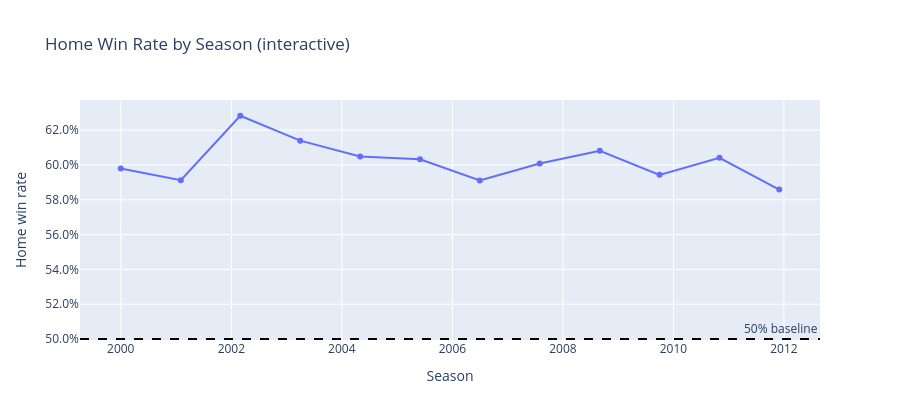

The cell this chart's notebook holds for it:
### Markdown cell above
An interactive plotly version of the home win rate chart for hover-over inspection (requires `pip install plotly`):

### Code cell
# Interactive plotly version of the home win rate trend (hover for exact values)
import plotly.express as px

plotly_fig = px.line(
    season_summary,
    x='SEASON_YEAR',
    y='home_win_rate',
    markers=True,
    title='Home Win Rate by Season (interactive)',
    labels={'home_win_rate': 'Home win rate', 'SEASON_YEAR': 'Season'},
)
plotly_fig.add_hline(y=0.5, line_dash='dash', line_color='black',
                     annotation_text='50% baseline')
plotly_fig.update_layout(yaxis_tickformat='.1%', height=420)
plotly_fig.show()

### Figure 1 — Plotly figure (JSON) as saved in the notebook; plotly's stock layout.template omitted (floating-point values rounded to 4 significant figures)
{"data": [{"hovertemplate": "Season=%{x}<br>Home win rate=%{y}<extra></extra>", "legendgroup": "", "line": {"color": "#636efa", "dash": "solid"}, "marker": {"symbol": "circle"}, "mode": "lines+markers", "name": "", "orientation": "v", "showlegend": false, "type": "scatter", "x": ["2000-01", "2001-02", "2002-03", "2003-04", "2004-05", "2005-06", "2006-07", "2007-08", "2008-09", "2009-10", "2010-11", "2011-12", "2012-13", "2013-14", "2014-15", "2015-16", "2016-17", "2017-18", "2018-19", "2019-20", "2020-21", "2021-22", "2022-23", "2023-24", "2024-25"], "xaxis": "x", "y": [0.598, 0.5913, 0.6283, 0.614, 0.6049, 0.6033, 0.5911, 0.6008, 0.6081, 0.5943, 0.6041, 0.5859, 0.6119, 0.5805, 0.5748, 0.5886, 0.5837, 0.5789, 0.5927, 0.5515, 0.5435, 0.5439, 0.5805, 0.5431, 0.5445], "yaxis": "y"}], "layout": {"annotations": [{"showarrow": false, "text": "50% baseline", "x": 1, "xanchor": "right", "xref": "x domain", "y": 0.5, "yanchor": "bottom", "yref": "y"}], "height": 420, "legend": {"tracegroupgap": 0}, "shapes": [{"line": {"color": "black", "dash": "dash"}, "type": "line", "x0": 0, "x1": 1, "xref": "x domain", "y0": 0.5, "y1": 0.5, "yref": "y"}], "title": {"text": "Home Win Rate by Season (interactive)"}, "xaxis": {"anchor": "y", "domain": [0, 1], "title": {"text": "Season"}}, "yaxis": {"anchor": "x", "domain": [0, 1], "tickformat": ".1%", "title": {"text": "Home win rate"}}}}
